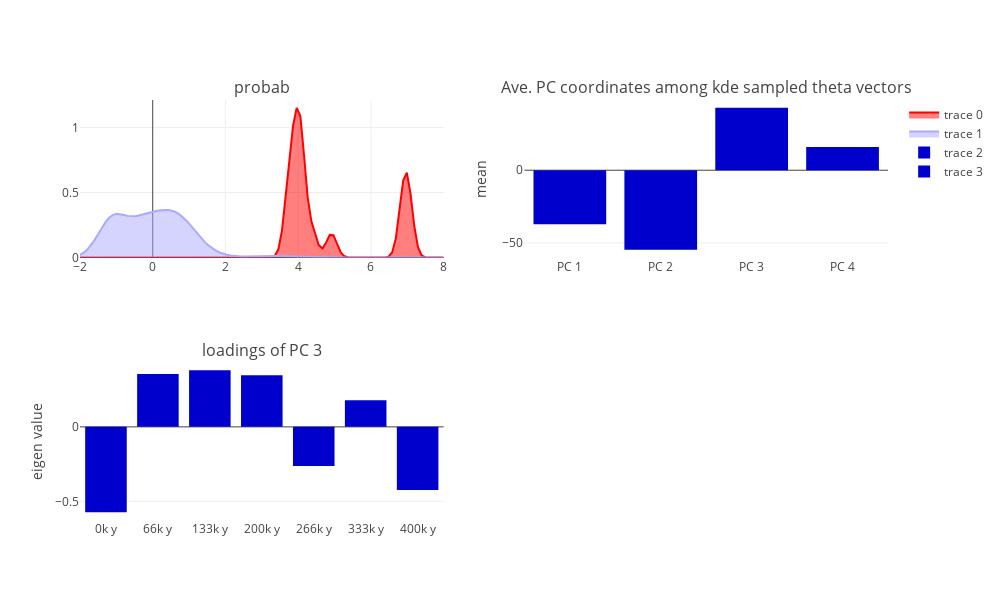

Notebook code for this chart:
### Code cell
from plotly import tools
from structure_tools.Coalesce_plots_II import PCA_sumplot

Ncols= 2
PC_select= 2
height= 600
width= 1000

PCA_sumplot(Z,Z_chose,Theta_record,pca_feat,
            fig_dens_I= fig_dens_I, new_data= new_data,
            Ncols= Ncols,PC_select= PC_select,height= height, width= width)
